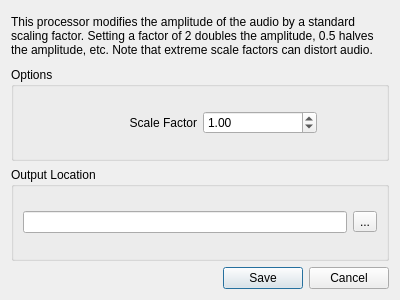
<?xml version="1.0" encoding="UTF-8"?>
<ui version="4.0">
 <class>GainDialog</class>
 <widget class="QDialog" name="GainDialog">
  <property name="geometry">
   <rect>
    <x>0</x>
    <y>0</y>
    <width>400</width>
    <height>300</height>
   </rect>
  </property>
  <property name="windowTitle">
   <string>Processor: Normalization</string>
  </property>
  <layout class="QVBoxLayout" name="verticalLayout_3">
   <item>
    <widget class="QLabel" name="label">
     <property name="maximumSize">
      <size>
       <width>16777215</width>
       <height>50</height>
      </size>
     </property>
     <property name="text">
      <string>This processor modifies the amplitude of the audio by a standard scaling factor. Setting a factor of 2 doubles the amplitude, 0.5 halves the amplitude, etc. Note that extreme scale factors can distort audio.</string>
     </property>
     <property name="wordWrap">
      <bool>true</bool>
     </property>
    </widget>
   </item>
   <item>
    <widget class="QGroupBox" name="groupBox_2">
     <property name="title">
      <string>Options</string>
     </property>
     <layout class="QVBoxLayout" name="verticalLayout">
      <item>
       <layout class="QHBoxLayout" name="horizontalLayout_2">
        <item>
         <spacer name="horizontalSpacer">
          <property name="orientation">
           <enum>Qt::Horizontal</enum>
          </property>
          <property name="sizeType">
           <enum>QSizePolicy::Fixed</enum>
          </property>
          <property name="sizeHint" stdset="0">
           <size>
            <width>60</width>
            <height>20</height>
           </size>
          </property>
         </spacer>
        </item>
        <item>
         <widget class="QLabel" name="label_2">
          <property name="text">
           <string>Scale Factor</string>
          </property>
          <property name="alignment">
           <set>Qt::AlignRight|Qt::AlignTrailing|Qt::AlignVCenter</set>
          </property>
         </widget>
        </item>
        <item>
         <widget class="QDoubleSpinBox" name="doubleSpinBox">
          <property name="value">
           <double>1.000000000000000</double>
          </property>
         </widget>
        </item>
        <item>
         <spacer name="horizontalSpacer_2">
          <property name="orientation">
           <enum>Qt::Horizontal</enum>
          </property>
          <property name="sizeType">
           <enum>QSizePolicy::Fixed</enum>
          </property>
          <property name="sizeHint" stdset="0">
           <size>
            <width>60</width>
            <height>20</height>
           </size>
          </property>
         </spacer>
        </item>
       </layout>
      </item>
     </layout>
    </widget>
   </item>
   <item>
    <widget class="QGroupBox" name="groupBox">
     <property name="title">
      <string>Output Location</string>
     </property>
     <layout class="QVBoxLayout" name="verticalLayout_2">
      <item>
       <layout class="QHBoxLayout" name="horizontalLayout">
        <item>
         <widget class="QLineEdit" name="lineEdit"/>
        </item>
        <item>
         <widget class="QToolButton" name="toolButton">
          <property name="text">
           <string>...</string>
          </property>
          <property name="icon">
           <iconset>
            <normaloff>OneDrive_Folder_Icon.svg.png</normaloff>OneDrive_Folder_Icon.svg.png</iconset>
          </property>
         </widget>
        </item>
       </layout>
      </item>
     </layout>
    </widget>
   </item>
   <item>
    <widget class="QDialogButtonBox" name="buttonBox">
     <property name="orientation">
      <enum>Qt::Horizontal</enum>
     </property>
     <property name="standardButtons">
      <set>QDialogButtonBox::Cancel|QDialogButtonBox::Save</set>
     </property>
    </widget>
   </item>
  </layout>
 </widget>
 <resources/>
 <connections>
  <connection>
   <sender>buttonBox</sender>
   <signal>accepted()</signal>
   <receiver>GainDialog</receiver>
   <slot>accept()</slot>
   <hints>
    <hint type="sourcelabel">
     <x>248</x>
     <y>254</y>
    </hint>
    <hint type="destinationlabel">
     <x>157</x>
     <y>274</y>
    </hint>
   </hints>
  </connection>
  <connection>
   <sender>buttonBox</sender>
   <signal>rejected()</signal>
   <receiver>GainDialog</receiver>
   <slot>reject()</slot>
   <hints>
    <hint type="sourcelabel">
     <x>316</x>
     <y>260</y>
    </hint>
    <hint type="destinationlabel">
     <x>286</x>
     <y>274</y>
    </hint>
   </hints>
  </connection>
 </connections>
</ui>
